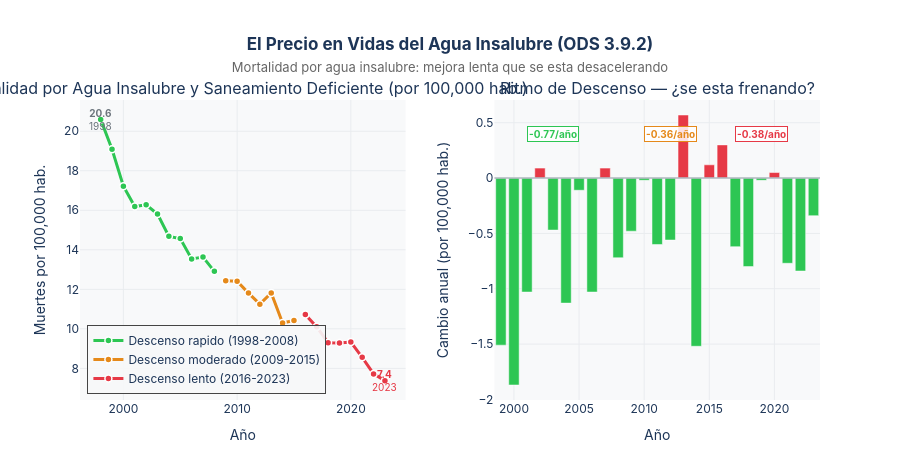

Notebook code cell kept with this figure:
### Markdown cell above
---
## Parte VI — El Coste en Salud del Agua Insalubre

### ODS 3.9.2: Mortalidad por agua insalubre (WASH)

Cada año, personas en México mueren por enfermedades directamente atribuibles a agua insalubre, saneamiento deficiente y falta de higiene.  

La buena noticia: este indicador ha bajado consistentemente de 20.6 a 7.4 por 100,000 habitantes.  
La mala noticia: **el ritmo de descenso se está frenando** — y las correlaciones muestran que el consumo material creciente lo mantiene bajo presión permanente.

### Code cell
# ══════════════════════════════════════════════════════════════════════════════
# FIGURA 7 — Mortalidad WASH: descenso lento + comparativa con consumo
# ══════════════════════════════════════════════════════════════════════════════

wash  = get_serie('3.9.2A')    # mortalidad agua insalubre
cmat  = get_serie('12.2.2.B')  # consumo material

fig_wash = make_subplots(
    rows=1, cols=2,
    subplot_titles=[
        'Mortalidad por Agua Insalubre y Saneamiento Deficiente (por 100,000 hab.)',
        'Ritmo de Descenso — ¿se esta frenando?'
    ],
    horizontal_spacing=0.12
)

# ── Panel izq: Serie completa WASH ───────────────────────────────────────────
# Dividir en 3 fases para analizar el ritmo
wash_f1 = wash[wash['periodo'] <= 2008]  # descenso rapido
wash_f2 = wash[(wash['periodo'] > 2008) & (wash['periodo'] <= 2015)]  # descenso moderado
wash_f3 = wash[wash['periodo'] > 2015]   # descenso lento

for fase, nombre, color, dash in [
    (wash_f1, 'Descenso rapido (1998-2008)',   C_MEJORA, 'solid'),
    (wash_f2, 'Descenso moderado (2009-2015)', C_TRABAJO, 'solid'),
    (wash_f3, 'Descenso lento (2016-2023)',    C_ALERTA, 'solid'),
]:
    if len(fase) > 0:
        fig_wash.add_trace(go.Scatter(
            x=fase['periodo'], y=fase['valor'],
            mode='lines+markers', name=nombre,
            line=dict(color=color, width=3, dash=dash),
            marker=dict(size=7, color=color, line=dict(width=1.5, color='white')),
            hovertemplate='<b>%{x}</b><br>Mortalidad WASH: <b>%{y:.2f}</b>/100k<extra></extra>'
        ), row=1, col=1)

fig_wash.add_annotation(
    x=1998, y=20.6, text='<b>20.6</b><br>1998',
    showarrow=False, font=dict(size=10, color=C_NEUTRO), row=1, col=1
)
fig_wash.add_annotation(
    x=2023, y=7.38, text='<b>7.4</b><br>2023',
    showarrow=False, font=dict(size=10, color=C_ALERTA), row=1, col=1
)

# ── Panel der: tasa de cambio anual ──────────────────────────────────────────
wash_sorted = wash.sort_values('periodo').copy()
wash_sorted['cambio'] = wash_sorted['valor'].diff()
wash_sorted = wash_sorted.dropna()

colors_cambio = [C_MEJORA if v < 0 else C_ALERTA for v in wash_sorted['cambio']]
fig_wash.add_trace(go.Bar(
    x=wash_sorted['periodo'], y=wash_sorted['cambio'],
    marker_color=colors_cambio,
    marker_line_color='white', marker_line_width=0.5,
    name='Cambio anual',
    showlegend=False,
    hovertemplate='<b>%{x}</b><br>Cambio: <b>%{y:+.2f}</b> /100k<extra></extra>'
), row=1, col=2)

fig_wash.add_hline(y=0, line_width=1.5, line_color='#ADB5BD', row=1, col=2)

# Tasa media por fase
for inicio, fin, y_pos, color, label in [
    (1999, 2008, 0.4, C_MEJORA,  'Media 1999-2008: -0.87/año'),
    (2009, 2015, 0.4, C_TRABAJO, 'Media 2009-2015: -0.29/año'),
    (2016, 2023, 0.4, C_ALERTA,  'Media 2016-2023: -0.23/año'),
]:
    f = wash_sorted[(wash_sorted['periodo'] >= inicio) & (wash_sorted['periodo'] <= fin)]
    if len(f) > 0:
        avg = f['cambio'].mean()
        fig_wash.add_annotation(
            x=(inicio + fin) // 2, y=y_pos,
            text='<b>' + '{:.2f}/año'.format(avg) + '</b>',
            showarrow=False, font=dict(size=10, color=color),
            bgcolor='rgba(255,255,255,0.85)', bordercolor=color, borderwidth=1,
            row=1, col=2
        )

fig_wash.update_xaxes(showgrid=True, gridcolor='#E9ECEF', title_text='Año')
fig_wash.update_yaxes(showgrid=True, gridcolor='#E9ECEF')
fig_wash.update_yaxes(title_text='Muertes por 100,000 hab.', row=1, col=1)
fig_wash.update_yaxes(title_text='Cambio anual (por 100,000 hab.)', row=1, col=2)

fig_wash.update_layout(
    title=dict(
        text='<b>El Precio en Vidas del Agua Insalubre (ODS 3.9.2)</b><br>'
             '<span style="font-size:13px;color:#666;font-weight:normal">'
             'Mortalidad por agua insalubre: mejora lenta que se esta desacelerando</span>',
        x=0.5, xanchor='center'
    ),
    height=460, plot_bgcolor=C_FONDO, paper_bgcolor='white',
    font=dict(family='Inter, Arial, sans-serif', color=C_LINEA),
    legend=dict(x=0.01, y=0.02, bgcolor='rgba(248,249,250,0.9)', borderwidth=1),
    margin=dict(t=100, b=60)
)
fig_wash.show()

### Figure 1 — Plotly figure (JSON) as saved in the notebook; plotly's stock layout.template omitted (floating-point values rounded to 4 significant figures)
{"data": [{"hovertemplate": "<b>%{x}</b><br>Mortalidad WASH: <b>%{y:.2f}</b>/100k<extra></extra>", "line": {"color": "#2DC653", "dash": "solid", "width": 3}, "marker": {"color": "#2DC653", "line": {"color": "white", "width": 1.5}, "size": 7}, "mode": "lines+markers", "name": "Descenso rapido (1998-2008)", "type": "scatter", "x": [1998, 1999, 2000, 2001, 2002, 2003, 2004, 2005, 2006, 2007, 2008], "xaxis": "x", "y": [20.6, 19.09, 17.22, 16.19, 16.28, 15.81, 14.68, 14.57, 13.54, 13.63, 12.91], "yaxis": "y"}, {"hovertemplate": "<b>%{x}</b><br>Mortalidad WASH: <b>%{y:.2f}</b>/100k<extra></extra>", "line": {"color": "#E5891A", "dash": "solid", "width": 3}, "marker": {"color": "#E5891A", "line": {"color": "white", "width": 1.5}, "size": 7}, "mode": "lines+markers", "name": "Descenso moderado (2009-2015)", "type": "scatter", "x": [2009, 2010, 2011, 2012, 2013, 2014, 2015], "xaxis": "x", "y": [12.43, 12.41, 11.81, 11.25, 11.82, 10.3, 10.42], "yaxis": "y"}, {"hovertemplate": "<b>%{x}</b><br>Mortalidad WASH: <b>%{y:.2f}</b>/100k<extra></extra>", "line": {"color": "#E63946", "dash": "solid", "width": 3}, "marker": {"color": "#E63946", "line": {"color": "white", "width": 1.5}, "size": 7}, "mode": "lines+markers", "name": "Descenso lento (2016-2023)", "type": "scatter", "x": [2016, 2017, 2018, 2019, 2020, 2021, 2022, 2023], "xaxis": "x", "y": [10.72, 10.1, 9.3, 9.28, 9.33, 8.56, 7.72, 7.38], "yaxis": "y"}, {"hovertemplate": "<b>%{x}</b><br>Cambio: <b>%{y:+.2f}</b> /100k<extra></extra>", "marker": {"color": ["#2DC653", "#2DC653", "#2DC653", "#E63946", "#2DC653", "#2DC653", "#2DC653", "#2DC653", "#E63946", "#2DC653", "#2DC653", "#2DC653", "#2DC653", "#2DC653", "#E63946", "#2DC653", "#E63946", "#E63946", "#2DC653", "#2DC653", "#2DC653", "#E63946", "#2DC653", "#2DC653", "#2DC653"], "line": {"color": "white", "width": 0.5}}, "name": "Cambio anual", "showlegend": false, "type": "bar", "x": [1999, 2000, 2001, 2002, 2003, 2004, 2005, 2006, 2007, 2008, 2009, 2010, 2011, 2012, 2013, 2014, 2015, 2016, 2017, 2018, 2019, 2020, 2021, 2022, 2023], "xaxis": "x2", "y": [-1.51, -1.87, -1.03, 0.09, -0.47, -1.13, -0.11, -1.03, 0.09, -0.72, -0.48, -0.02, -0.6, -0.56, 0.57, -1.52, 0.12, 0.3, -0.62, -0.8, -0.02, 0.05, -0.77, -0.84, -0.34], "yaxis": "y2"}], "layout": {"annotations": [{"font": {"size": 16}, "showarrow": false, "text": "Mortalidad por Agua Insalubre y Saneamiento Deficiente (por 100,000 hab.)", "x": 0.22, "xanchor": "center", "xref": "paper", "y": 1, "yanchor": "bottom", "yref": "paper"}, {"font": {"size": 16}, "showarrow": false, "text": "Ritmo de Descenso — ¿se esta frenando?", "x": 0.78, "xanchor": "center", "xref": "paper", "y": 1, "yanchor": "bottom", "yref": "paper"}, {"font": {"color": "#6C757D", "size": 10}, "showarrow": false, "text": "<b>20.6</b><br>1998", "x": 1998, "xref": "x", "y": 20.6, "yref": "y"}, {"font": {"color": "#E63946", "size": 10}, "showarrow": false, "text": "<b>7.4</b><br>2023", "x": 2023, "xref": "x", "y": 7.38, "yref": "y"}, {"bgcolor": "rgba(255,255,255,0.85)", "bordercolor": "#2DC653", "borderwidth": 1, "font": {"color": "#2DC653", "size": 10}, "showarrow": false, "text": "<b>-0.77/año</b>", "x": 2003, "xref": "x2", "y": 0.4, "yref": "y2"}, {"bgcolor": "rgba(255,255,255,0.85)", "bordercolor": "#E5891A", "borderwidth": 1, "font": {"color": "#E5891A", "size": 10}, "showarrow": false, "text": "<b>-0.36/año</b>", "x": 2012, "xref": "x2", "y": 0.4, "yref": "y2"}, {"bgcolor": "rgba(255,255,255,0.85)", "bordercolor": "#E63946", "borderwidth": 1, "font": {"color": "#E63946", "size": 10}, "showarrow": false, "text": "<b>-0.38/año</b>", "x": 2019, "xref": "x2", "y": 0.4, "yref": "y2"}], "font": {"color": "#1D3557", "family": "Inter, Arial, sans-serif"}, "height": 460, "legend": {"bgcolor": "rgba(248,249,250,0.9)", "borderwidth": 1, "x": 0.01, "y": 0.02}, "margin": {"b": 60, "t": 100}, "paper_bgcolor": "white", "plot_bgcolor": "#F8F9FA", "shapes": [{"line": {"color": "#ADB5BD", "width": 1.5}, "type": "line", "x0": 0, "x1": 1, "xref": "x2 domain", "y0": 0, "y1": 0, "yref": "y2"}], "title": {"text": "<b>El Precio en Vidas del Agua Insalubre (ODS 3.9.2)</b><br><span style=\"font-size:13px;color:#666;font-weight:normal\">Mortalidad por agua insalubre: mejora lenta que se esta desacelerando</span>", "x": 0.5, "xanchor": "center"}, "xaxis": {"anchor": "y", "domain": [0, 0.44], "gridcolor": "#E9ECEF", "showgrid": true, "title": {"text": "Año"}}, "xaxis2": {"anchor": "y2", "domain": [0.56, 1], "gridcolor": "#E9ECEF", "showgrid": true, "title": {"text": "Año"}}, "yaxis": {"anchor": "x", "domain": [0, 1], "gridcolor": "#E9ECEF", "showgrid": true, "title": {"text": "Muertes por 100,000 hab."}}, "yaxis2": {"anchor": "x2", "domain": [0, 1], "gridcolor": "#E9ECEF", "showgrid": true, "title": {"text": "Cambio anual (por 100,000 hab.)"}}}}
